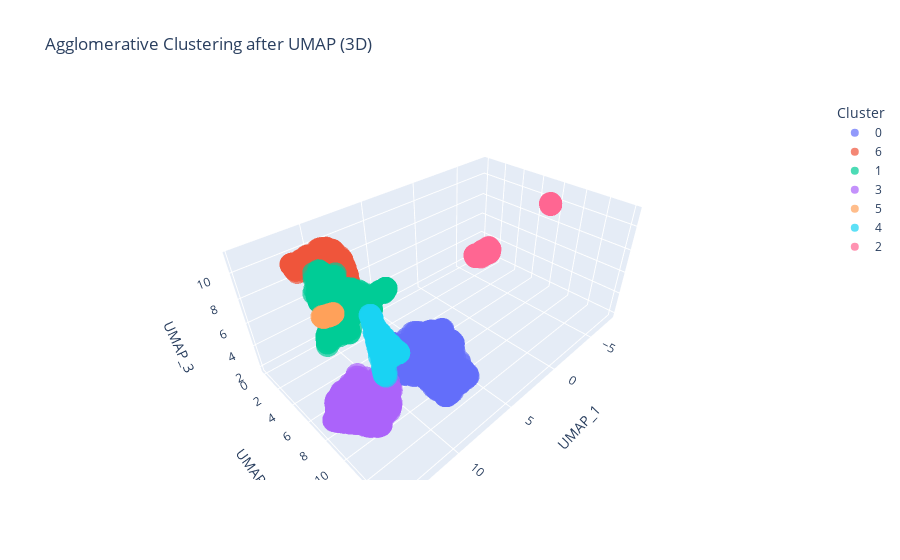

Notebook code for this chart:
### Markdown cell above
To better understand the structure of the clusters, we visualize the results in 3D using Plotly Express. The visualization provides an interactive way to explore how the data points are grouped into distinct clusters.

### Code cell
import plotly.express as px

# Prepare the data for visualization
df_plot = pd.DataFrame(df_umap, columns=["UMAP_1", "UMAP_2", "UMAP_3"])
df_plot["cluster_agg"] = df["cluster_agg"]

# Interactive 3D visualization
fig = px.scatter_3d(df_plot, x="UMAP_1", y="UMAP_2", z="UMAP_3",
                    color=df_plot["cluster_agg"].astype(str),
                    title="Agglomerative Clustering after UMAP (3D)",
                    labels={"color": "Cluster"},
                    opacity=0.7)
fig.show()

### Figure 1 — Plotly figure (JSON) as saved in the notebook; plotly's stock layout.template omitted (floating-point values rounded to 4 significant figures; data arrays with more than 128 entries replaced by an {"elided": "..."} marker saying what was removed)
{"data": [{"hovertemplate": "Cluster=0<br>UMAP_1=%{x}<br>UMAP_2=%{y}<br>UMAP_3=%{z}<extra></extra>", "legendgroup": "0", "marker": {"color": "#636efa", "opacity": 0.7, "symbol": "circle"}, "mode": "markers", "name": "0", "scene": "scene", "showlegend": true, "type": "scatter3d", "x": {"elided": "1063 float values"}, "y": {"elided": "1063 float values"}, "z": {"elided": "1063 float values"}}, {"hovertemplate": "Cluster=6<br>UMAP_1=%{x}<br>UMAP_2=%{y}<br>UMAP_3=%{z}<extra></extra>", "legendgroup": "6", "marker": {"color": "#EF553B", "opacity": 0.7, "symbol": "circle"}, "mode": "markers", "name": "6", "scene": "scene", "showlegend": true, "type": "scatter3d", "x": {"elided": "590 float values"}, "y": {"elided": "590 float values"}, "z": {"elided": "590 float values"}}, {"hovertemplate": "Cluster=1<br>UMAP_1=%{x}<br>UMAP_2=%{y}<br>UMAP_3=%{z}<extra></extra>", "legendgroup": "1", "marker": {"color": "#00cc96", "opacity": 0.7, "symbol": "circle"}, "mode": "markers", "name": "1", "scene": "scene", "showlegend": true, "type": "scatter3d", "x": {"elided": "811 float values"}, "y": {"elided": "811 float values"}, "z": {"elided": "811 float values"}}, {"hovertemplate": "Cluster=3<br>UMAP_1=%{x}<br>UMAP_2=%{y}<br>UMAP_3=%{z}<extra></extra>", "legendgroup": "3", "marker": {"color": "#ab63fa", "opacity": 0.7, "symbol": "circle"}, "mode": "markers", "name": "3", "scene": "scene", "showlegend": true, "type": "scatter3d", "x": {"elided": "1085 float values"}, "y": {"elided": "1085 float values"}, "z": {"elided": "1085 float values"}}, {"hovertemplate": "Cluster=5<br>UMAP_1=%{x}<br>UMAP_2=%{y}<br>UMAP_3=%{z}<extra></extra>", "legendgroup": "5", "marker": {"color": "#FFA15A", "opacity": 0.7, "symbol": "circle"}, "mode": "markers", "name": "5", "scene": "scene", "showlegend": true, "type": "scatter3d", "x": [9.311, 9.511, 9.334, 9.428, 9.569, 9.975, 9.329, 9.722, 9.405, 9.649, 9.373, 9.446, 9.569, 9.462, 9.399, 9.375, 9.326, 9.867, 9.339, 9.353, 9.404, 9.914, 9.762, 9.719, 9.988, 9.821, 9.611, 9.932, 9.819, 9.352, 9.702, 9.486, 9.33, 9.354, 9.715, 10.02, 9.493, 9.32, 9.897, 9.562, 9.518, 9.517, 9.319, 9.347, 9.943, 9.9, 9.969, 9.82, 9.328, 9.362, 9.911, 9.788, 9.384, 9.351, 9.327, 9.352, 9.375, 9.305, 9.509, 9.349, 9.763, 9.337, 9.336, 9.901, 9.726, 9.361, 9.345, 9.335, 9.811, 9.583, 9.965, 9.948, 9.41, 9.943, 9.794, 9.546, 9.445, 9.381, 9.904, 9.934], "y": [0.5285, 0.164, 0.368, 0.3244, 0.2017, 0.09431, 0.4632, 0.05667, 0.4171, 0.2732, 0.3869, 0.2579, 0.3594, 0.4076, 0.2461, 0.2863, 0.4754, 0.1462, 0.3127, 0.4943, 0.4215, 0.08365, 0.05, 0.07178, 0.1237, 0.06224, 0.3331, 0.1327, 0.04882, 0.4551, 0.07718, 0.4532, 0.3622, 0.3483, 0.1312, 0.0835, 0.2049, 0.3558, 0.1478, 0.1539, 0.1872, 0.3077, 0.478, 0.3435, 0.1231, 0.1256, 0.1228, 0.06773, 0.4761, 0.3697, 0.1191, 0.1712, 0.2684, 0.2878, 0.4644, 0.3266, 0.3422, 0.37, 0.1656, 0.27, 0.0264, 0.3141, 0.2835, 0.2427, 0.2104, 0.3652, 0.3778, 0.3515, 0.2684, 0.3508, 0.1399, 0.1132, 0.2429, 0.1063, 0.05492, 0.4045, 0.2172, 0.4606, 0.118, 0.08088], "z": [4.131, 3.793, 3.959, 3.973, 3.887, 3.903, 4.063, 3.787, 4.035, 3.996, 3.992, 3.899, 4.059, 4.03, 3.86, 3.889, 4.079, 3.932, 3.909, 4.102, 4.041, 3.889, 3.799, 3.804, 3.94, 3.835, 4.038, 3.87, 3.814, 4.044, 3.807, 4.079, 3.96, 3.951, 3.866, 3.981, 3.859, 3.943, 3.917, 3.82, 3.846, 3.976, 4.078, 3.944, 3.929, 3.907, 3.933, 3.834, 4.071, 3.971, 3.916, 3.934, 3.876, 3.889, 4.065, 3.939, 3.955, 3.968, 3.814, 3.871, 3.777, 3.908, 3.874, 4.048, 3.963, 3.962, 3.978, 3.947, 4.044, 4.054, 3.947, 3.926, 3.862, 3.907, 3.819, 4.094, 3.846, 4.079, 3.914, 3.882]}, {"hovertemplate": "Cluster=4<br>UMAP_1=%{x}<br>UMAP_2=%{y}<br>UMAP_3=%{z}<extra></extra>", "legendgroup": "4", "marker": {"color": "#19d3f3", "opacity": 0.7, "symbol": "circle"}, "mode": "markers", "name": "4", "scene": "scene", "showlegend": true, "type": "scatter3d", "x": {"elided": "283 float values"}, "y": {"elided": "283 float values"}, "z": {"elided": "283 float values"}}, {"hovertemplate": "Cluster=2<br>UMAP_1=%{x}<br>UMAP_2=%{y}<br>UMAP_3=%{z}<extra></extra>", "legendgroup": "2", "marker": {"color": "#FF6692", "opacity": 0.7, "symbol": "circle"}, "mode": "markers", "name": "2", "scene": "scene", "showlegend": true, "type": "scatter3d", "x": {"elided": "205 float values"}, "y": {"elided": "205 float values"}, "z": {"elided": "205 float values"}}], "layout": {"legend": {"title": {"text": "Cluster"}, "tracegroupgap": 0}, "scene": {"domain": {"x": [0, 1], "y": [0, 1]}, "xaxis": {"title": {"text": "UMAP_1"}}, "yaxis": {"title": {"text": "UMAP_2"}}, "zaxis": {"title": {"text": "UMAP_3"}}}, "title": {"text": "Agglomerative Clustering after UMAP (3D)"}}}
